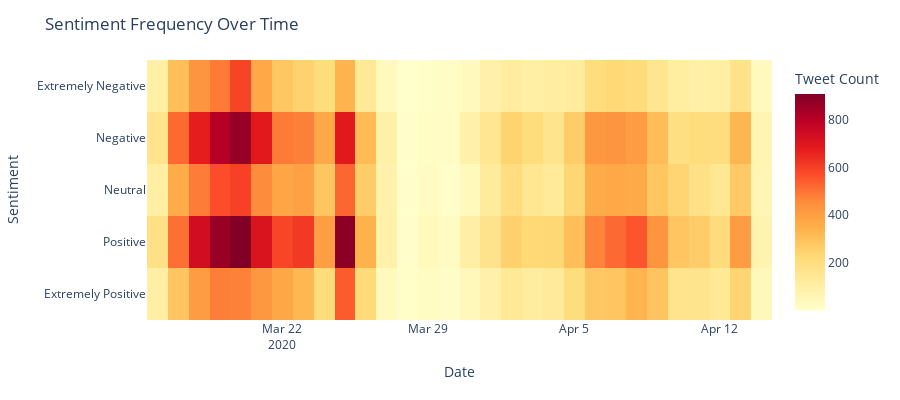

Write notebook code for a chart like this one.
### Code cell
timeline_sentiment_df['TweetAt'] = pd.to_datetime(timeline_sentiment_df['TweetAt'], format='%d-%m-%Y')
heatmap_data = (
    timeline_sentiment_df.groupby([timeline_sentiment_df['TweetAt'], 'Sentiment'])
    .size()
    .reset_index(name='count')
)
heatmap_pivot = heatmap_data.pivot(index='Sentiment', columns='TweetAt', values='count').fillna(0)
heatmap_pivot = heatmap_pivot.loc[sorted(heatmap_pivot.index, key=lambda s: SENTIMENT_TO_SCORE_MAPPING[s])]

fig = px.imshow(
    heatmap_pivot,
    labels=dict(x="Date", y="Sentiment Score", color="Tweet Count"),
    x=[col.strftime('%Y-%m-%d') for col in heatmap_pivot.columns],
    y=heatmap_pivot.index,
    color_continuous_scale='YlOrRd',
    aspect='auto')
fig.update_layout(
    title="Sentiment Frequency Over Time",
    xaxis_title="Date",
    yaxis_title="Sentiment",
    height=400
)
fig.show()

### Figure 1 — Plotly figure (JSON) as saved in the notebook; plotly's stock layout.template omitted (floating-point values rounded to 4 significant figures; data arrays with more than 128 entries replaced by an {"elided": "..."} marker saying what was removed)
{"data": [{"coloraxis": "coloraxis", "hovertemplate": "Date: %{x}<br>Sentiment Score: %{y}<br>Tweet Count: %{z}<extra></extra>", "name": "0", "type": "heatmap", "x": ["2020-03-16", "2020-03-17", "2020-03-18", "2020-03-19", "2020-03-20", "2020-03-21", "2020-03-22", "2020-03-23", "2020-03-24", "2020-03-25", "2020-03-26", "2020-03-27", "2020-03-28", "2020-03-29", "2020-03-30", "2020-03-31", "2020-04-01", "2020-04-02", "2020-04-03", "2020-04-04", "2020-04-05", "2020-04-06", "2020-04-07", "2020-04-08", "2020-04-09", "2020-04-10", "2020-04-11", "2020-04-12", "2020-04-13", "2020-04-14"], "xaxis": "x", "y": ["Extremely Negative", "Negative", "Neutral", "Positive", "Extremely Positive"], "yaxis": "y", "z": {"elided": "5x30 int values"}}], "layout": {"coloraxis": {"colorbar": {"title": {"text": "Tweet Count"}}, "colorscale": [[0, "rgb(255,255,204)"], [0.125, "rgb(255,237,160)"], [0.25, "rgb(254,217,118)"], [0.375, "rgb(254,178,76)"], [0.5, "rgb(253,141,60)"], [0.625, "rgb(252,78,42)"], [0.75, "rgb(227,26,28)"], [0.875, "rgb(189,0,38)"], [1, "rgb(128,0,38)"]]}, "height": 400, "margin": {"t": 60}, "title": {"text": "Sentiment Frequency Over Time"}, "xaxis": {"anchor": "y", "domain": [0, 1], "title": {"text": "Date"}}, "yaxis": {"anchor": "x", "autorange": "reversed", "domain": [0, 1], "title": {"text": "Sentiment"}}}}
